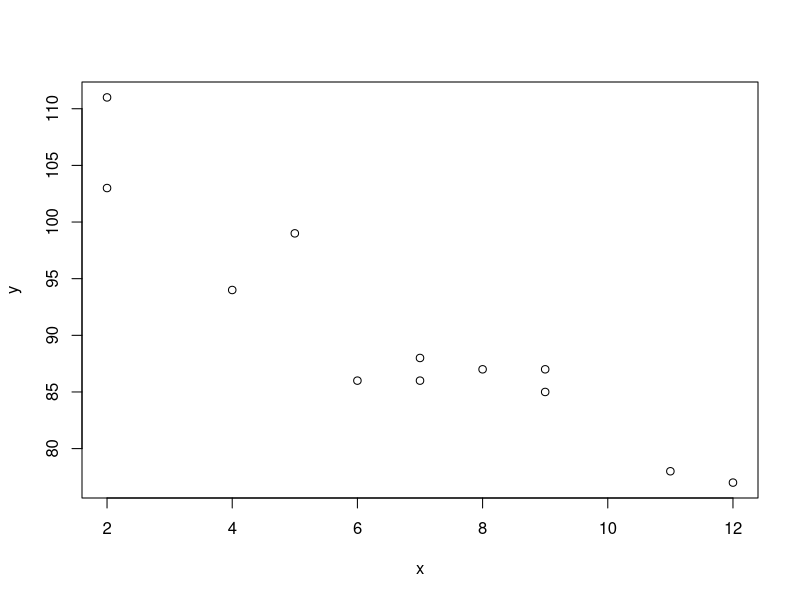
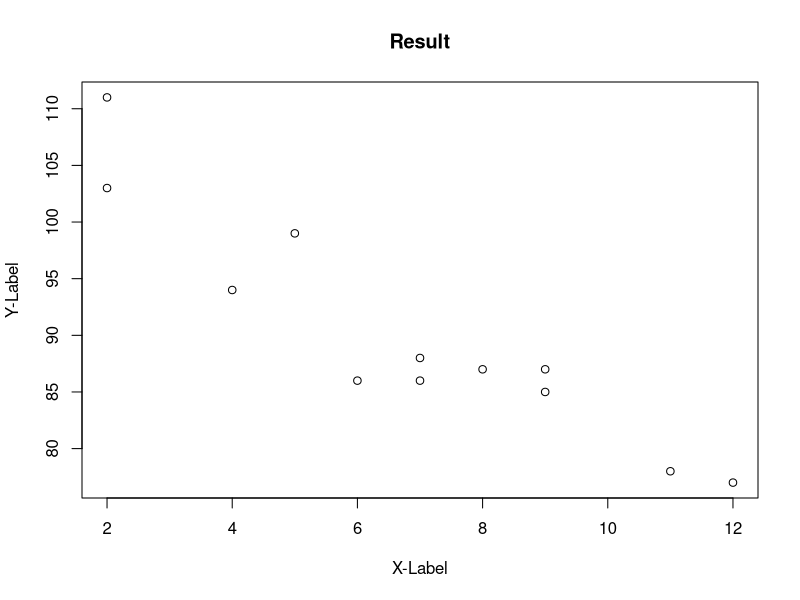
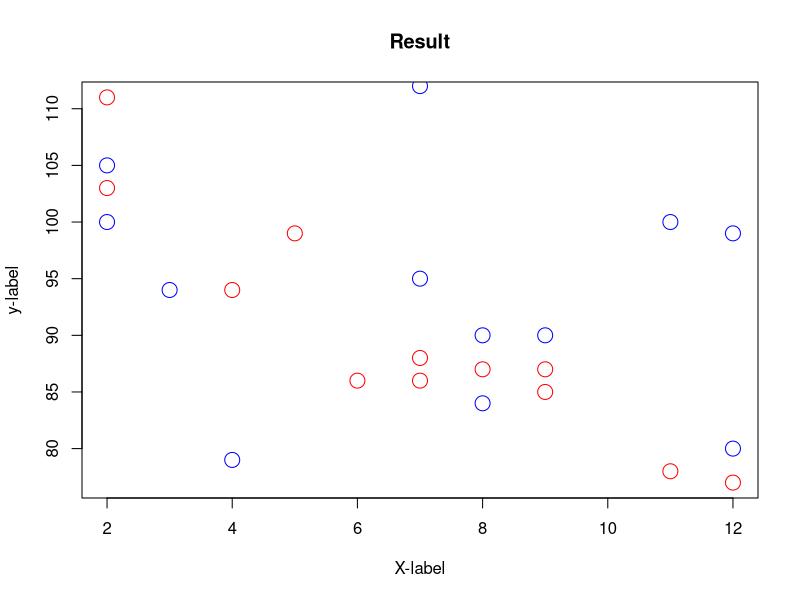
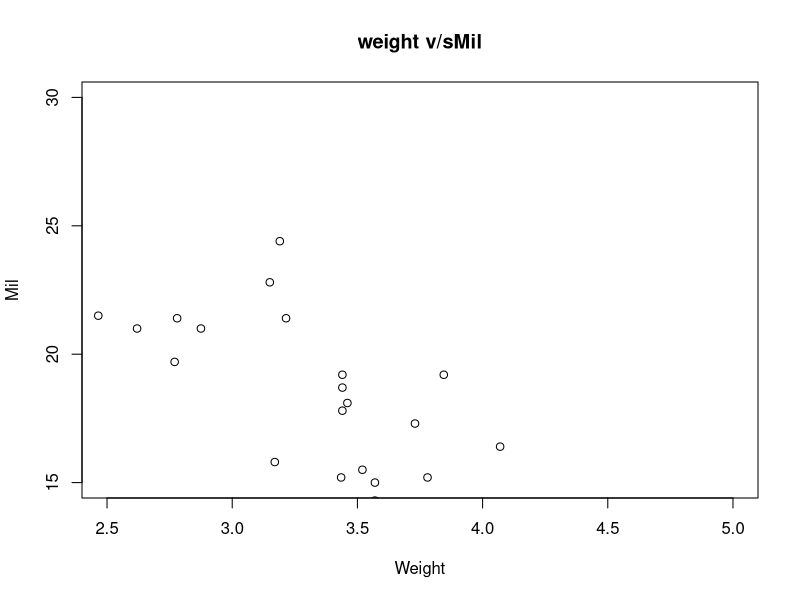

The R source for these figures, in order:
#scatter plot
#scatter plots are used to compare variables
#A comparison between variables is required when we need to 
#define how much one variable is affected by other variable
#plot(x,y,main,xlab,ylab,xlim,ylim,axes)

x<-c(5,7,8,7,2,2,9,4,11,12,9,6)
y<-c(99,86,87,88,111,103,87,94,78,77,85,86)
plot(x,y)
#__________________________________________________________
x<-c(5,7,8,7,2,2,9,4,11,12,9,6)
y<-c(99,86,87,88,111,103,87,94,78,77,85,86)
plot(x,y,main='Result',xlab="X-Label",ylab="Y-Label")
#__________________________________________________________
#We can compare two scatter plot consecutively, 
#we have to use point functions
#character expansion factor(cex)
x1<-c(5,7,8,7,2,2,9,4,11,12,9,6)
y1<-c(99,86,87,88,111,103,87,94,78,77,85,86)

x2<-c(2,2,8,15,8,12,9,7,3,11,4,7,14,12)
y2<-c(100,105,84,105,90,99,90,95,94,100,79,112,91,80)
plot(x1,y1,main="Result",xlab="X-label",
     ylab="y-label",col="red",cex=2)


points(x2,y2,col="blue",cex=2)
#_____________________________________________________________
data<-mtcars[,c('wt','mpg')] 
png(file="scatterplot.jpg") #Exporting graphics to a PNG file
plot(x=data$wt,y=data$mpg,xlab="Weight",ylab="Mil",
     xlim=c(2.5,5),ylim=c(15,30),main="weight v/sMil")
dev.off()  # to close plotting device

# go to documents, and check 